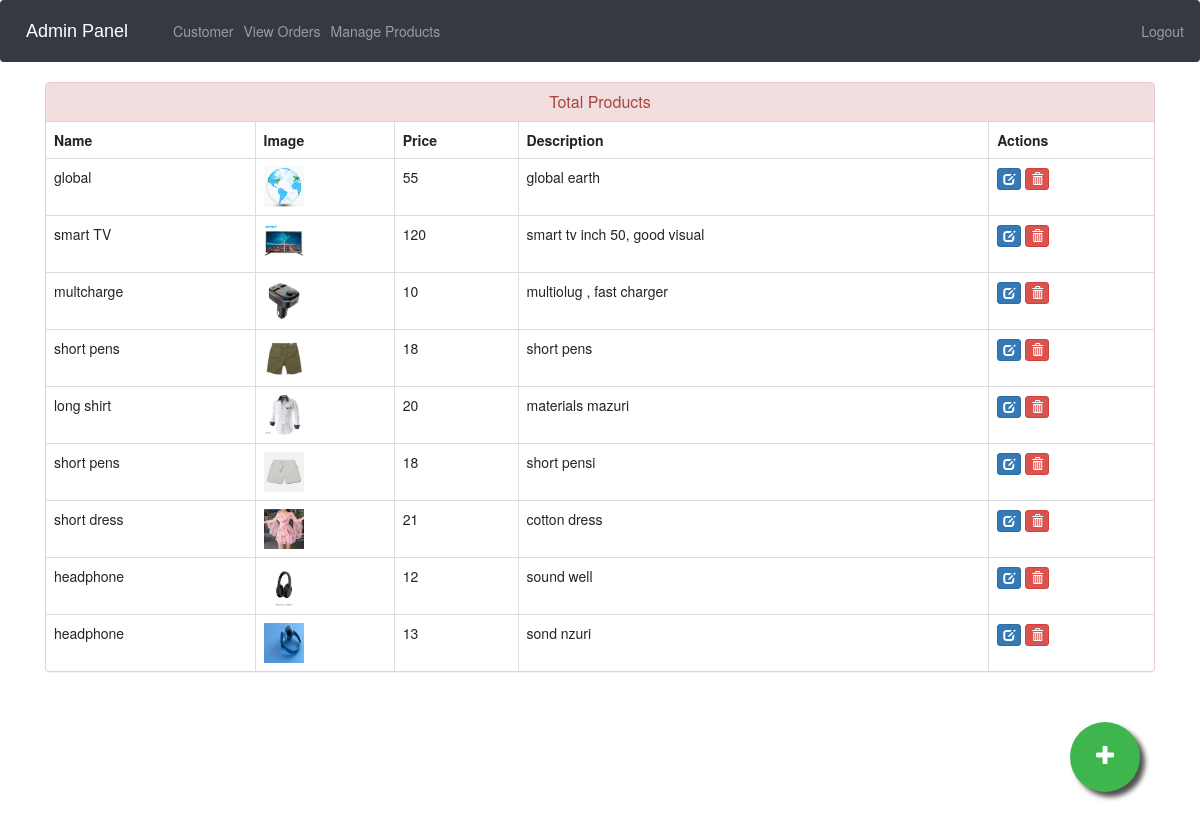
Screenshot of /admin-products (signed in) with the database file from the repository.
### ecom/models.py (models this page shows, shortened)
class Product(models.Model):
    name=models.CharField(max_length=40)
    product_image= models.ImageField(upload_to='product_image/',null=True,blank=True)
    price = models.PositiveIntegerField()
    description=models.CharField(max_length=40)

### ecom/views.py (the view)
# urls.py: path('admin-products', views.admin_products_view,name='admin-products'),
@login_required(login_url='adminlogin')
def admin_products_view(request):
    products=models.Product.objects.all()
    return render(request,'ecom/admin_products.html',{'products':products})

### templates/ecom/admin_products.html (shortened to what this page needs)
{% extends 'ecom/admin_base.html' %}
{% load static %}
{% block content %}
<head>
  <link href="//netdna.bootstrapcdn.com/bootstrap/3.0.0/css/bootstrap.min.css" rel="stylesheet" id="bootstrap-css">
</head>
<div class="container">
  <div class="panel panel-danger">
    <div class="panel-heading">
      <h6 class="panel-title">Total Products</h6>
    </div>
    <table class="table table-hover table-bordered" id="dev-table">
      <thead>
        <tr>
          <th>Name</th>
          <th>Image</th>
          <th>Price</th>
          <th>Description</th>
          <th>Actions</th>
        </tr>
      </thead>
      {% for p in products %}
  {% if p %}
      <tr>
        <td> {{p.name}}</td>
        <td> <img src="{% static p.product_image.url %}" alt="Profile Pic" height="40px" width="40px" /></td>
        <td>{{p.price}}</td>
        <td>{{p.description}}</td>
        <td><a class="btn btn-primary btn-xs" href="{% url 'update-product' p.id  %}"><span class="glyphicon glyphicon-edit"></span></a>
          <a class="btn btn-danger btn-xs" href="{% url 'delete-product' p.id  %}"><span class="glyphicon glyphicon-trash"></span></a></td>
      </tr>
      {%else%}
      <br><br><br>
      <h1>No Products!!</h1>
      {% endif %}
      {% endfor %}
    </table>
  </div>
</div>
<a href="/admin-add-product" class="float">
<i class="fa fa-plus my-float"></i>
</a>
{% endblock content %}

### templates/ecom/admin_base.html (style rules this page uses)
.fa { font-size: 23px; width: 60px; text-align: center; text-decoration: none; margin: 5px 2px; border-radius: 50%; }

### templates/ecom/admin_products.html (style rules this page uses)
a:link { text-decoration: none; }
h6 { text-align: center; }
.float { position:fixed; width:70px; height:70px; bottom:60px; right:60px; background-color:#3eb54d; color:#FFF; border-radius:50px; text-align:center; box-shadow: 5px 5px 5px #505050; }
.my-float { margin-top:22px; }

### rows the page displays
Product: name "global", product_image (picture), price "55", description "global earth"
Product: name "smart TV", product_image (picture), price "120", description "smart tv inch 50, good visual"
Product: name "multcharge", product_image (picture), price "10", description "multiolug , fast charger"
Product: name "short pens", product_image (picture), price "18", description "short pens"
Product: name "long shirt", product_image (picture), price "20", description "materials mazuri"
Product: name "short pens", product_image (picture), price "18", description "short pensi"
Product: name "short dress", product_image (picture), price "21", description "cotton dress"
Product: name "headphone", product_image (picture), price "12", description "sound well"
Product: name "headphone", product_image (picture), price "13", description "sond nzuri"
